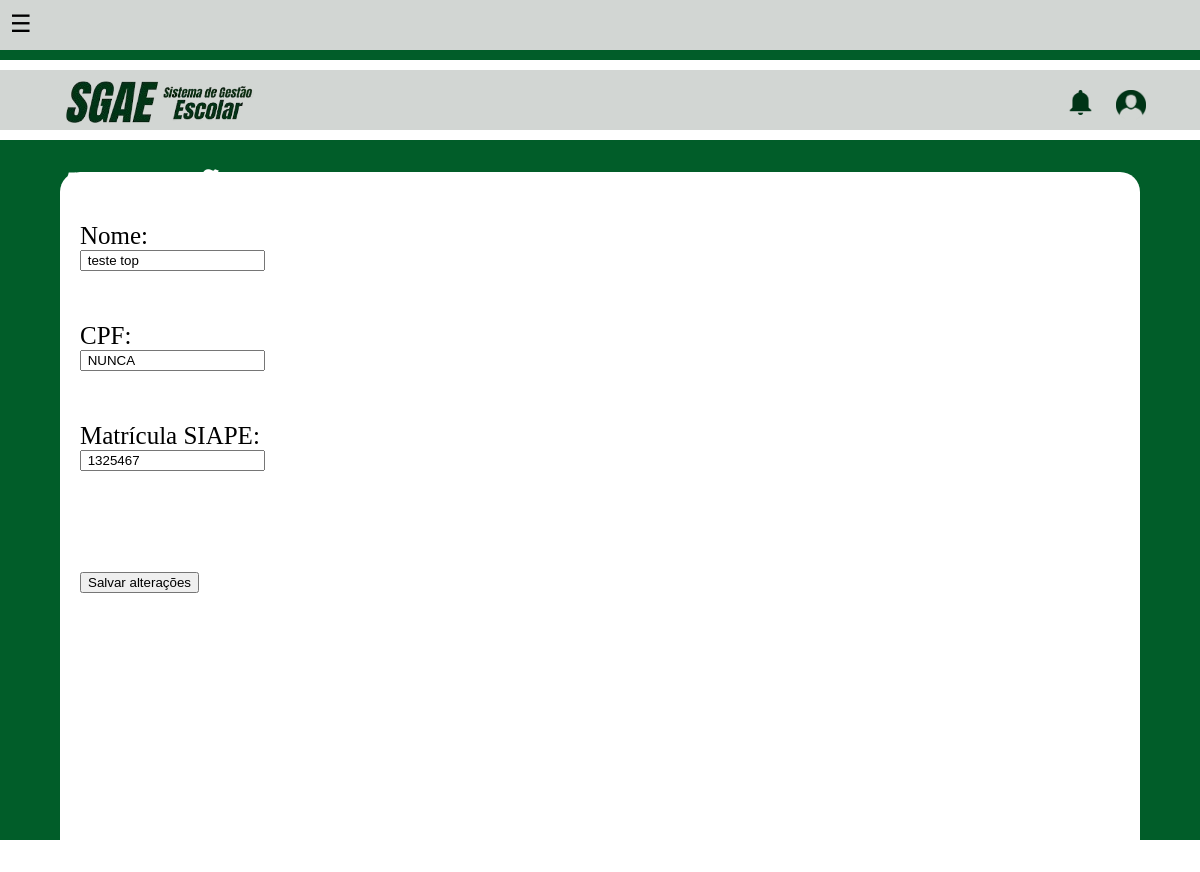
/PPInte/editar.php?id_prof=33 (signed in), run on the app's committed database.
### tables this page shows
CREATE TABLE `usuario` (
  `cpf` char(11) NOT NULL,
  `Siape` varchar(45) NOT NULL,
  `foto` varchar(200) DEFAULT NULL,
  `id_us` int(11) NOT NULL,
  `email` varchar(45) NOT NULL,
  `nome` varchar(45) NOT NULL,
  `senha` varchar(45) NOT NULL
);

### PPInte/editar.php (the view, shortened to what this page needs)
<?php
    require('config.php');
    $prof = $_REQUEST['id_prof'];
    $Checagem = "select * from setor where id_set = '{$_SESSION['id_us']}'";
    $ConsultaC = $conn->query($Checagem);
    $UsoC = $ConsultaC->fetch_object();
    $qtdChecagem = $ConsultaC->num_rows;
    $sql = "select * from usuario where id_us = '{$prof}'";
    $res = $conn->query($sql);
    $resSet = $res->fetch_object();
    if ($qtdChecagem > 0) {
?>
            <!DOCTYPE html>
            <html lang="pt-BR">
            <head>
                <link rel="stylesheet" href="editarcss.css">
            </head>
            <body>
                <div class="top-bar">
                    <div class="menu-container">
                        <div class="menu-abriricon" onclick="openMenu()">☰</div>
                    </div>
                </div>
                <div class="green-bar"></div>
                <div class="bottom-bar">
                <div class="iconeNotificacao">
                        <img src="Imagens/Notificacao.png">
                    </div>
                    <div class="iconeTitulo">
                        <img src="Imagens/Titulo.png">
                    </div>
                    <div class="iconePerfil">
                        <img src="Imagens/Perfil.png">
                    </div>
                </div>
                <div class="new-green-bar">
                    <div class="Titulo-Professores">
                        <h1>Informações do Professor</h1>
                    </div>
                </div>
                <div class="new-bottom-bar">
                    <div class="box-center">
                        <?php
                                similar_text($UsoC->tipo, "DE", $percent);
                                if($percent  == 100) { ?>
                                            <form action='professor.php' method='POST'>
                                                <div class="Nome">
                                                    <label>Nome:</label> <br>
                                                    <input type='text' name='nome' value=" <?php echo $resSet->nome ?>"> <br>
                                                    <input type='hidden' name='id_prof' value="<?php echo $prof ?>"> <br>
                                                </div>
                                                <div class="CPF">
                                                    <label>CPF:</label> <br>
                                                    <input type='text' name='cpf' value=" <?php echo $resSet->cpf ?>"><br>
                                                </div>
                                                <br>
                                                <div class="SIAPE">
                                                    <label>Matrícula SIAPE:</label> <br>
                                                    <input type='text' name='siape' value=" <?php echo $resSet->Siape ?> "></a><br>
                                                </div>
                                                <br>
                                                <div class="Posicao">
                                                    <button type=submit name='atualiza'>Salvar alterações</button>
                                                </div>
                                            </form> <br>
                                <?php } else {
                                        print $resSet->nome . "<br>";
                                        print $resSet->Siape . "<br>";
                                        print $resSet->email . "<br>";
                                        print $resSet->cpf . "<br>";
                            }
                            } else {
                                print "<script>location.href='index.php'</script>";
                            }
                        ?>
                    </div>
                </div>
            </body>
            </html>

### PPInte/editarcss.css (style rules this page uses)
.top-bar { width: 100%; height: 50px; background-color: #d2d6d3; position: relative; }
.green-bar { width: 100%; height: 10px; background-color: #015d29; position: relative; top: 0px; }
.bottom-bar { width: 100%; height: 60px; background-color: #d2d6d3; position: relative; top: 10px; }
.new-green-bar { width: 100%; height: 100px; background-color: #015d29; position: relative; top: 20px; }
.new-bottom-bar { width: 100%; height: 75vh; background-color: #015d29; position: relative; top: 20px; }
.box-center { width: 90%; height: 700px; background-color: white; position: relative; top: 47%; left: 50%; transform: translate(-50%, -50%); border-radius: 20px; box-sizing: border-box; padding: 20px; overflow: auto; }
.Titulo-Professores h1 { font-size: 35px; color: White; position: absolute; font-family: 'Anton'; font-style: Italic; letter-spacing: 1px; top: 0px; left: 5%; }
.iconeTitulo img { width: 250px; height: auto; position: absolute; top: 10px; left: 50px; }
.iconeNotificacao img { width: 25px; height: auto; position: absolute; top: 20px; left: 89%; }
.iconePerfil img { width: 30px; height: auto; position: absolute; top: 20px; left: 93%; }
.menu-container { position: absolute; display: inline-block; }
.menu-abriricon { font-size: 24px; cursor: pointer; position: absolute; top: 10px; left: 10px; }
label { font-size: 25px; font-family: 'Poppins'; }
body { margin: 0; font-family: Arial, sans-serif; }
.Nome { position: absolute; top: 50px; }
.CPF { position: absolute; top: 150px; }
.SIAPE { position: absolute; top: 250px; }
.Posicao { position: absolute; top: 400px; }

### data on the page
usuario: nome "teste top", cpf "NUNCA", siape "1325467"
